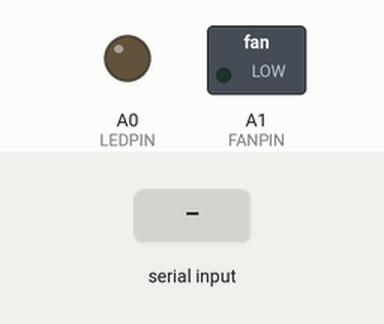
The sketch below on a simulated Arduino Uno, built with avr-gcc and run on an emulated ATmega328P. Parts: switched loads named in the sketch (green lamp = pin HIGH), output pins drawn as LEDs (lit = HIGH). The inputs (shaded band) are chosen by the test bench.

Above: at 1.2 s.
1.3 s: "a" received over Serial
At 2.2 s:
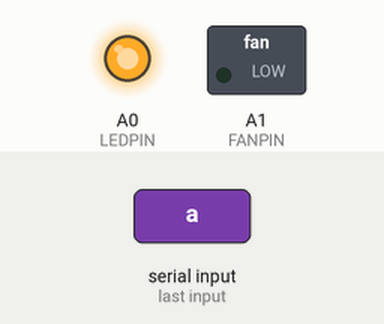
2.8 s: "c" received over Serial
At 3.4 s:
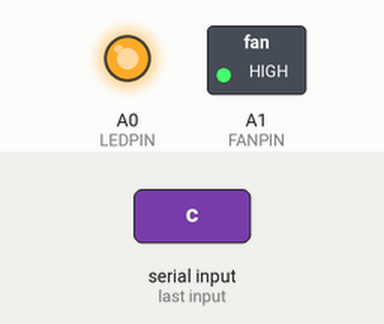
4.3 s: "b" received over Serial
At 5.5 s:
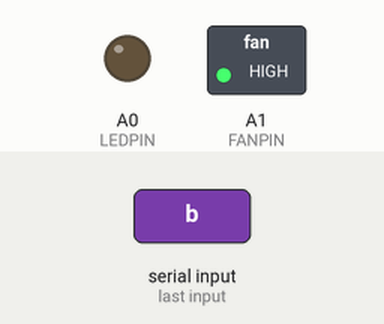
5.8 s: "d" received over Serial
At 6.8 s:
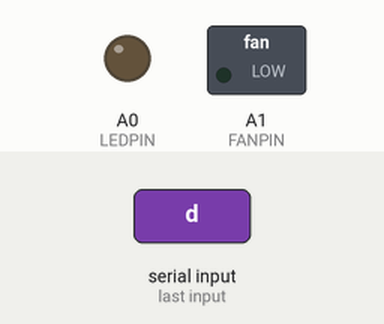
Timing chart, 0 to 8.3 s (numbered marks = the images above; inputs shaded):
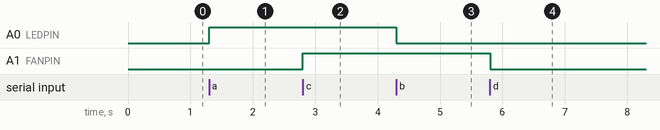

The sketch:

arduino.ino
```cpp
#define LEDPIN A0
#define FANPIN A1


void setup() {
  // put your setup code here, to run once:
  pinMode(LEDPIN,OUTPUT);
  pinMode(FANPIN,OUTPUT);
  Serial.begin(9600);
 // digitalWrite(op,HIGH);

}

void loop() {

  if(Serial.available()> 0){

    int a=Serial.read();
    if(a==97)
      digitalWrite(LEDPIN,HIGH);
     if(a==98)
      digitalWrite(LEDPIN,LOW);
    if(a==99)
      digitalWrite(FANPIN,HIGH);
     if(a==100)
      digitalWrite(FANPIN,LOW);


    }

}
```

Measured:
- after the input at 1.3 s, A0 (LEDPIN): LOW → HIGH at once
- after the input at 2.8 s, A1 (FANPIN): LOW → HIGH at once
- after the input at 4.3 s, A0 (LEDPIN): HIGH → LOW at once
- after the input at 5.8 s, A1 (FANPIN): HIGH → LOW at once
